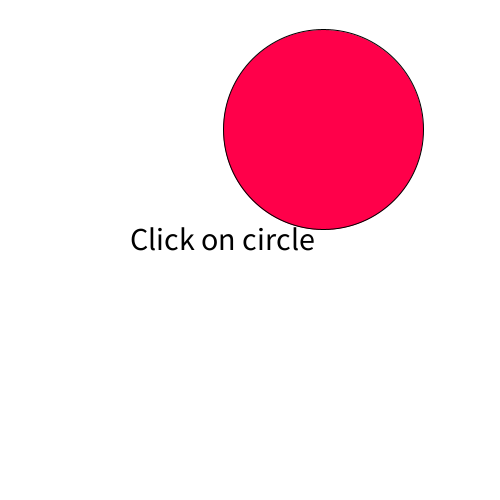
Frame 1 (no input)
Frame 60 (the mouse pressed at the canvas centre just before this capture): identical to frame 1, image omitted
Frame 120 (the mouse held since frame 60 and released just before this capture): identical to frame 1, image omitted

The Processing sketch that drew this single still picture (run headless with seeded random() and noise(); from frame 60 on, the mouse is pressed at the canvas centre):

// Processing sketch: test6
// ── test6.pde
/* @author Petrangolini Paolo 
 * @name Catch the Circle 
 * @description When you click inside the sphere change color and position 
 */


PVector pos;
float r=100;
float colore;

void setup() {
  size(500, 500);

  pos=new PVector(random(width), random(height));

  ellipseMode(RADIUS);
  colorMode(HSB);
  
  colore=random(255);
  rectMode(RADIUS);
}
//When mouse is pressed change color and posioton of circle
void mousePressed() {

  PVector posMouse=new PVector(mouseX, mouseY); 

  if (PVector.dist(posMouse, pos)<r) {
    pos=new PVector(random(width), random(height));
    colore=random(255);
  }
}

void draw() {
  background(255);

  //draw circle
  fill(colore, 255, 255);
  ellipse(pos.x, pos.y, r, r);

  //draw  text
  textSize(32);
  fill(0);
  text("Click on circle", width/2-120, height/2);
}
